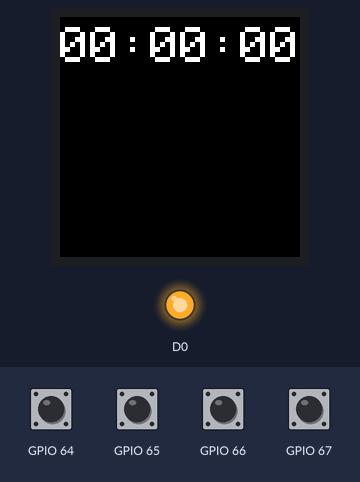
Simulated run of this sketch. Board: ESP8266 (Wemos D1 mini). Parts: 240×240 colour display, output pins drawn as LEDs (lit = HIGH). The test bench sets the inputs (shaded band); at power-on: GPIO 64–67 HIGH.

Above: at 1.5 s.
1.6 s: GPIO 66 pulled LOW for 0.15 s
At 3.0 s:
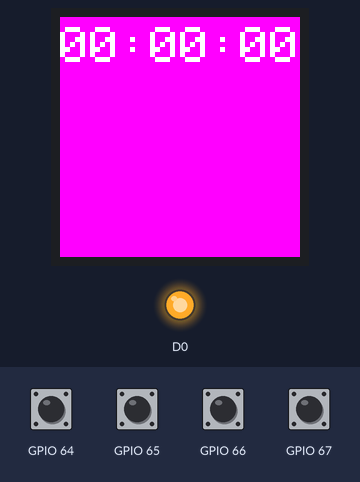
3.3 s: GPIO 65 pulled LOW for 0.15 s
At 3.43 s:
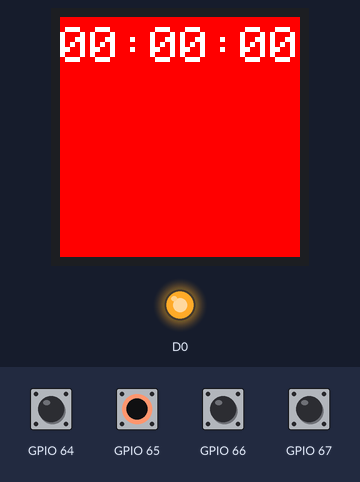
5.0 s: GPIO 66 pulled LOW for 1 s
At 5.8 s:
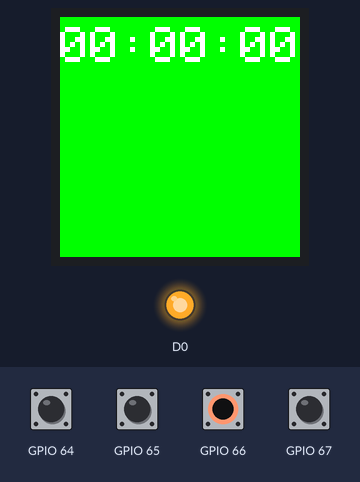
7.5 s: GPIO 64 pulled LOW for 1 s
At 9.2 s:
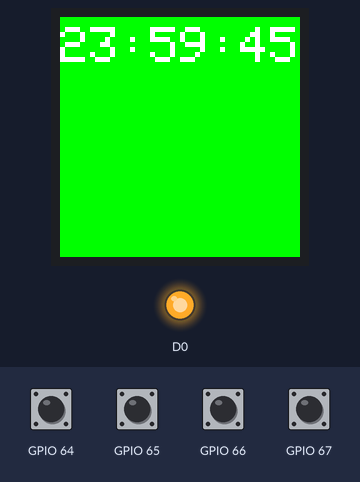
10.0 s: GPIO 67 pulled LOW for 0.15 s
At 10.8 s:
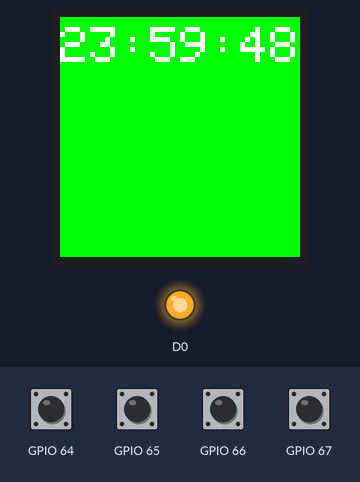
11.7 s: GPIO 64 pulled LOW for 0.15 s
At 11.84 s:
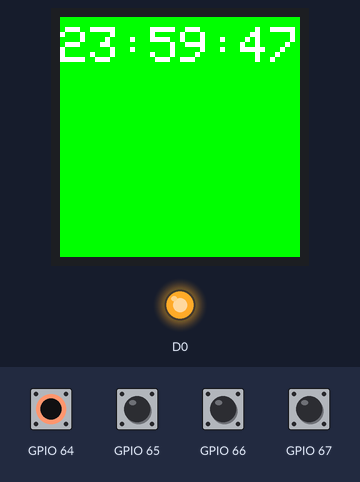
Timing chart, 0 to 14.4 s (numbered marks = the images above; inputs shaded):
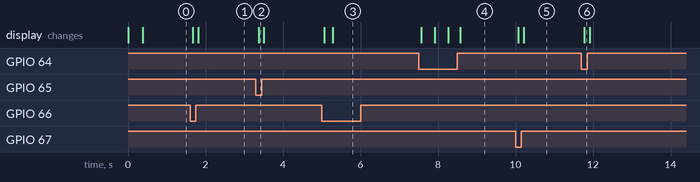

Measured:
- after the input at 1.6 s, the display: first changes after 0.07 s (image 1 shows a later state)
- after the input at 3.3 s, the display: changes after 0.07 s (image 2)
- after the input at 5.0 s, the display: first changes after 0.07 s (image 3 shows a later state)
- after the input at 7.5 s, the display: first changes after 0.07 s (image 4 shows a later state)
- after the input at 10.0 s, the display: first changes after 0.07 s (image 5 shows a later state)
- after the input at 11.7 s, the display: changes after 0.07 s (image 6)

The sketch:

clock.ino
```cpp
/**
 * LOLIN(WEMOS) D1 R2 & Mini
 * GREEN SPI_MODE2
 * BLUE SPI_MODE3
 */

//#define _PCF8574AP
//#define _MODE3
const char* id="MEKMOK_CLOCK_GAME";
const char* ver="20240603";

#include "user_interface.h"
#include <ESP8266WiFi.h>
#include <ESP8266WebServer.h>
#include <ESP8266HTTPClient.h>
#include <SoftwareSerial.h>
#include <WiFiClient.h>
#include <Wire.h>
#include "PCF8574.h"
#include <Adafruit_GFX.h>    // Core graphics library
#include <Adafruit_ST7789.h> // Hardware-specific library for ST7789

#define COLORSIZE 5
int color[COLORSIZE]={ST77XX_BLACK,ST77XX_BLUE,ST77XX_RED,ST77XX_MAGENTA,ST77XX_GREEN};


WiFiClient wifiClient;
ESP8266WebServer server(80);
bool pcf8574;

#if defined(_PCF8574AP)
PCF8574 pcf(0x38);
#define PCFADDR 0x38
#else
PCF8574 pcf(0x20);
#define PCFADDR 0x20
#endif

Adafruit_ST7789 tft=Adafruit_ST7789(10,D8,D6);  //DC,RS

unsigned long myTime;
int sec=0;
int minute=0;
int hour=0;
int j=0;
bool flip=true;

void handleRoot() {
  char msg[2048];
  sprintf(msg,"<!DOCTYPE html><html><head><meta charset=\"UTF-8\"><style> a:link, a:visited {color: white;padding: 5px 5px;text-align: center;text-decoration: none;display: inline-block;} a:hover, a:active { background-color: #0070a1; }</style></head><body style=\"background-color:#6491c2\"><br/><br/><div align=\"center\"><h1><b>New Text</b></h1></div><br/><br/><div align=\"center\" style=\"background-color:white;position: relative;margin: auto;width:400px;border:1px solid;\"><br/><form action=\"rpeng\" method=\"post\"><table><tr><td><input type=\"text\" name=\"text\" value=\"\" length=90></td></tr><tr><td colspan=\"2\" align=\"center\"><input type=\"submit\" style=\"width: 100px;\" value=\"&nbsp;OK&nbsp;\"></td></tr></table><br/></form></div><br/><div align=\"center\">version %s</div></body></html>",ver);
  server.send(200, "text/html", msg);
}

void handleSubmit() {
  char msg[2048];
  if(!server.hasArg("text")) {
    server.send(400, "text/plain", "400: Invalid Request");
    return;
  }
  String textword=server.arg("text");
  sprintf(msg,"<!DOCTYPE html><html><head><meta charset=\"UTF-8\"></head><body style=\"background-color:#6491c2\"><br/><br/><div align=\"center\"><h1><b>%s</b></h1></div><br/></body></html>",textword);
  //calculate number to clock
  flip=true;
  server.send(200, "text/html", msg);
}


void setup() {
  pinMode(D0, OUTPUT);
  digitalWrite(D0, HIGH);         //enable display
  for (int i=0;i<=5;i++)
  {
   pcf.pinMode(i,INPUT);
   pcf.pinMode(i, INPUT_PULLUP);
  }
  pcf.begin();

  Wire.begin( D2,D1);             //SDA, SCL
  Wire.setClock( 100000 );        //26/1/2020 tested with oled work for some sensor if remove
  Wire.beginTransmission(PCFADDR);
  delay(10);
  pcf8574=(!Wire.endTransmission());

  struct station_config conf;
  wifi_station_get_config(&conf);
  wifi_status_led_uninstall();
  WiFi.mode(WIFI_AP_STA);
  WiFi.hostname(id);
  WiFi.softAP(id, "");
  server.on("/", handleRoot);
  server.begin();

  tft.init(240,240);
 #if defined(_MODE3)
  tft.init(240, 240, SPI_MODE3);
 #else
  tft.init(240, 240, SPI_MODE2);
 #endif
  // tft.fillScreen(ST77XX_WHITE);
  tft.setRotation(2);
  myTime=millis();
}

void draw(int c,String text) {
     tft.fillScreen(c);
     tft.setCursor(0,10);
     tft.setTextColor(ST77XX_WHITE , c);
     tft.setTextSize(5);
     tft.print(text);
     //tft.drawRGBBitmap(20,20,board,100,100);
}

void loop () {
  unsigned long now = millis();
  unsigned long d=now-myTime;
  if (pcf8574) {
    if (pcf.digitalRead(0)==LOW) {
      sec=sec-1;
      if (sec<0) {
        sec=59 ;
        minute=minute-1;
        if (minute<0) {
          minute=59;
          hour=hour-1;
          if (hour<0) {
            hour=23;
          }
        }
      }
      flip=true;
    }
    if (pcf.digitalRead(3)==LOW) {
      sec=sec+1;
      if (sec>59) {
        sec=0;
        minute=minute+1;
        if (minute>59) {
          minute=0;
          hour=hour+1;
          if (hour>23) hour=0;
        }
      }
      flip=true;
    }
    if (pcf.digitalRead(1)==LOW) {
       j=j-1;
      if (j<0) j=0;
      else flip=true;
    }
    if (pcf.digitalRead(2)==LOW) {
      j=j+1;
      if (j>=COLORSIZE) j=COLORSIZE-1;
      else flip=true;
    }
  }
  if (flip) {
    String hourStr=String(hour);
    if (hourStr.length()==1) hourStr="0"+hourStr;
    String minStr=String(minute);
    if (minStr.length()==1) minStr="0"+minStr;
    String secStr=String(sec);
    if (secStr.length()==1) secStr="0"+secStr;
    String text=hourStr+":"+minStr+":"+secStr;
    draw(color[j],text);
    flip=false;
  }
  myTime=now;
  server.handleClient();
}
```
